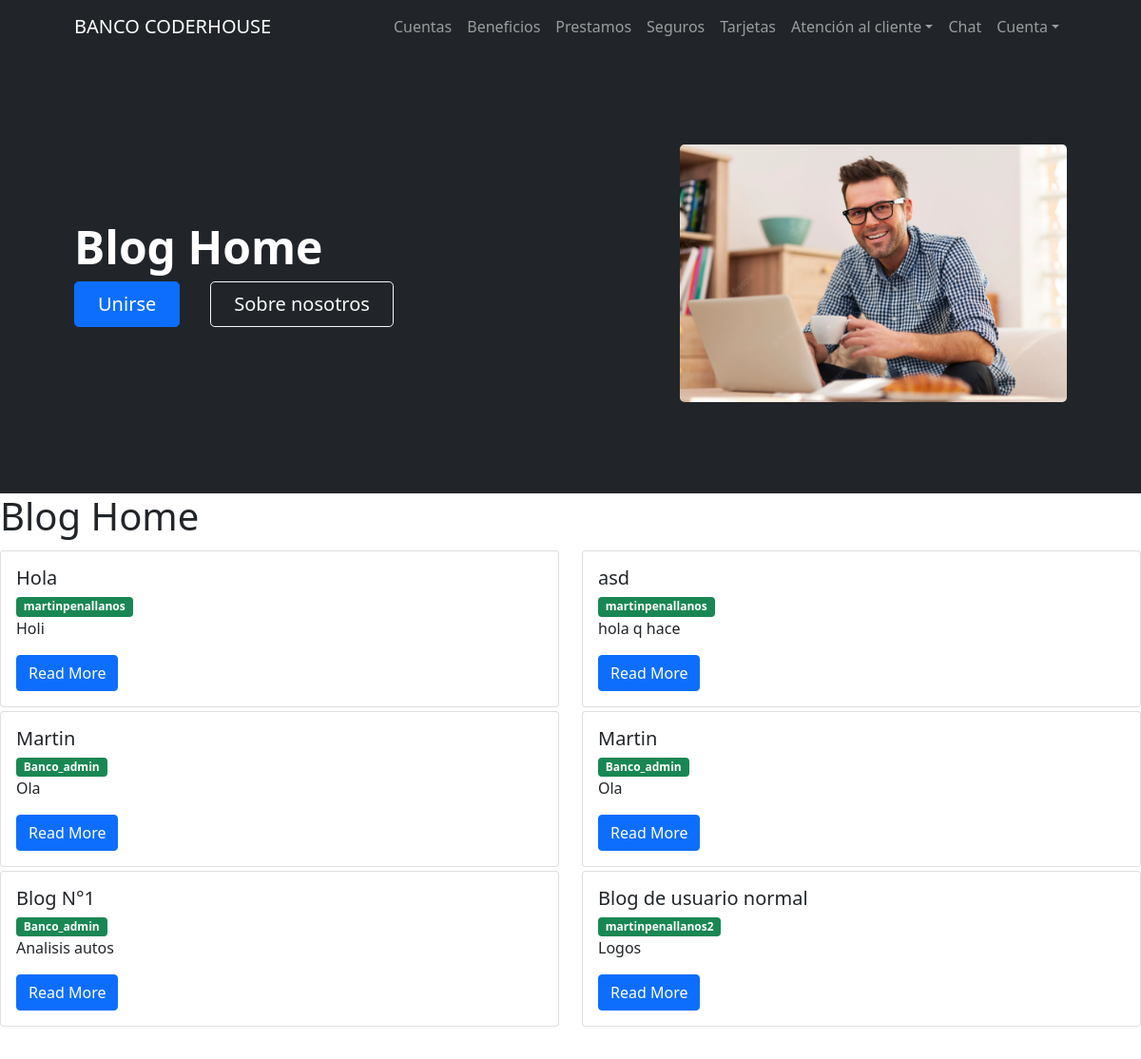
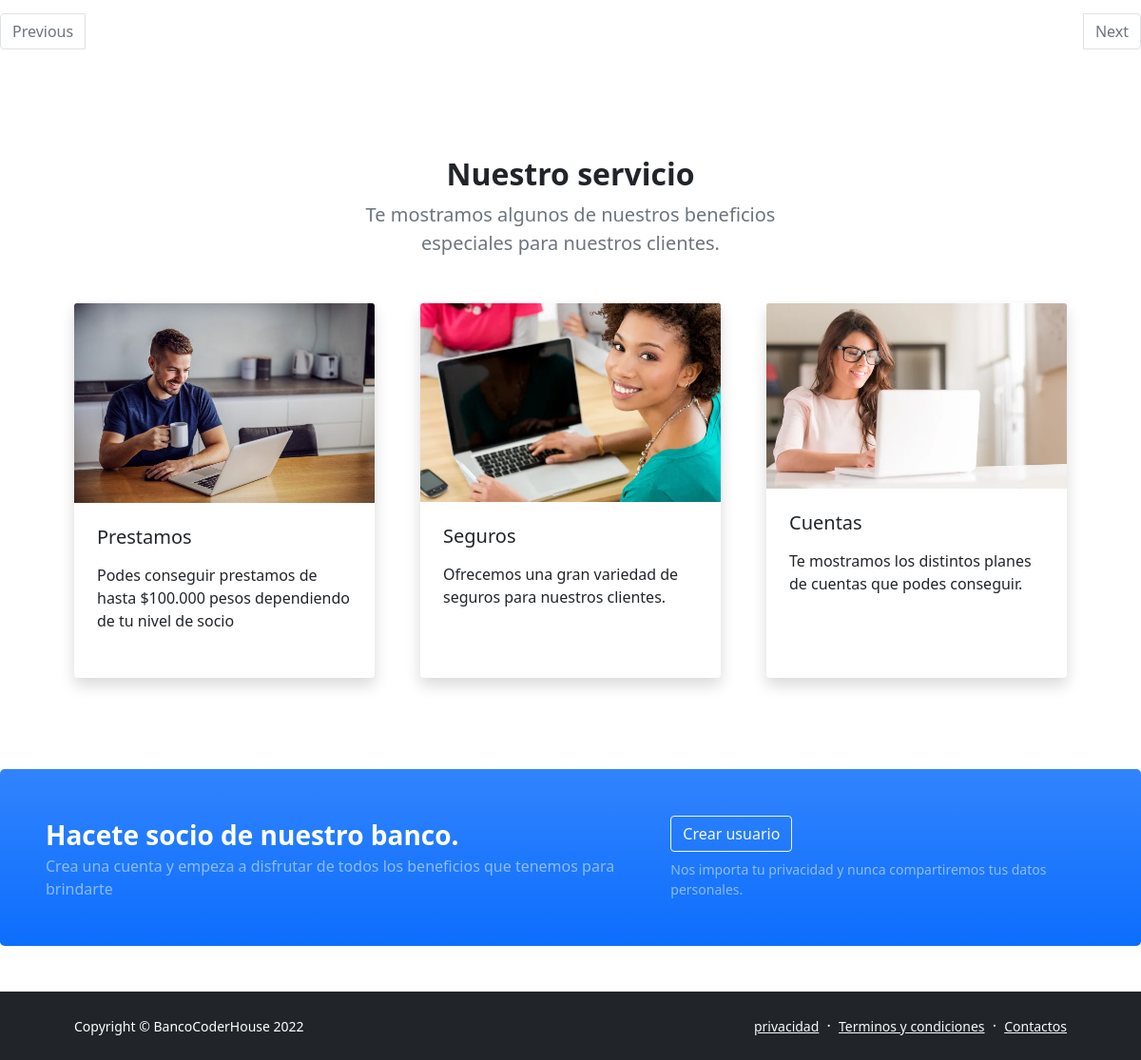
/App_1/blog_home/, run on the app's committed database (2 pictures, top to bottom).
### App_1/models.py (models this page shows, shortened)
class Blog(models.Model):
    name = models.CharField(max_length=100)
    author = models.ForeignKey(User, on_delete=models.CASCADE)
    description = RichTextField()
    mini_description = models.TextField()
    post_date = models.DateField(default=date.today)
    slug = models.CharField(max_length=1000, null=True, blank=True)

### App_1/views.py (the view)
# urls.py: path('blog_home/', blog_home.as_view(), name="blog_list"),
class blog_home(generic.ListView):
    model = Blog
    paginate_by = 10
    template_name = ("blog_home.html")

### App_1/templates/blog_home.html (shortened to what this page needs)
{% extends 'padre.html' %}
{% block barra_menu %}
<div class="collapse navbar-collapse" id="navbarSupportedContent">
    <ul class="navbar-nav ms-auto mb-2 mb-lg-0">
        <li class="nav-item"><a class="nav-link" href="{% url 'cuentas' %}">Cuentas</a></li>
        <li class="nav-item"><a class="nav-link" href="{% url 'beneficios' %}">Beneficios</a></li>
        <li class="nav-item"><a class="nav-link" href="{% url 'prestamos' %}">Prestamos</a></li>
        <li class="nav-item"><a class="nav-link" href="{% url 'seguros' %}">Seguros</a></li>
        <li class="nav-item"><a class="nav-link" href="{% url 'tarjetas' %}">Tarjetas</a></li>
        <li class="nav-item dropdown">
            <a class="nav-link dropdown-toggle" id="navbarDropdownBlog" href="#" role="button" data-bs-toggle="dropdown" aria-expanded="false">Atención al cliente</a>
        </li>
        <li class="nav-item"><a class="nav-link" href="{% url 'inbox' %}">Chat</a></li>
        <li class="nav-item dropdown">
            <a class="nav-link dropdown-toggle" id="navbarDropdownPortfolio" href="#" role="button" data-bs-toggle="dropdown" aria-expanded="false">Cuenta</a>
        </li>
    </ul>
{% endblock %}
{% block titulo %}
    <h1 class="display-5 fw-bolder text-white mb-2">Blog Home</h1>
{% endblock %}
{% block parrafo_1 %}
<h1 class="red_color">Blog Home</h1>
<div class="row">
    {% if object_list %}
        {% for data in object_list %}
        <div class="col-sm-6 mt-1">
            <div class="card">
                <div class="card-body">
                    <h5 class="card-title">{{ data.name }}</h5>
                    <span class="badge bg-success">{{data.author}}</span>
                    <p class="card-text">
                        {{data.mini_description| truncatechars:200}}
                    </p>
                    <a href="{% url 'blog_detail' data.slug %}" class="btn btn-primary"> Read More</a>
                </div>
            </div>
        </div>
        {% endfor %}
    {% else %}
        <h2 class="text-danger text-center">No blog found</h2>
    {% endif %}
</div>
<div class="mt-5">
    <nav aria-label="Page navigation example">
        <ul class="pagination justify-content-between">
            {% if page_obj.has_previous %}
                <li class="page-item">
                    <a class="page-link" href="?page={{page_obj.previous_page_number}}">Previous</a>
                </li>
            {% else %}
                <li class="page-item disabled">
                    <a class="page-link">Previous</a>
                </li>
            {% endif %}
            {% if page_obj.has_next %}
            <li class="page-item">
                <a class="page-link" href="?page={{page_obj.next_page_number}}">Next</a>
            </li>
            {% else %}
            <li class="page-item disabled">
                <a class="page-link">Next</a>
            </li>
            {% endif %}
        </ul>
    </nav>
</div>
{% endblock %}

### App_1/templates/padre.html (shortened to what this page needs)
{% load static %}
<!DOCTYPE html>
<html lang="en">
    <head>
        <link href="https://cdn.jsdelivr.net/npm/bootstrap-icons@1.5.0/font/bootstrap-icons.css" rel="stylesheet" />
        <link href="{% static 'css/styles.css' %}" rel="stylesheet" />
    </head>
    <body class="d-flex flex-column h-100">
        <main class="flex-shrink-0">
            <nav class="navbar navbar-expand-lg navbar-dark bg-dark">
                <div class="container px-5">
                    <a class="navbar-brand" href="{% url 'inicio' %}">BANCO CODERHOUSE</a>
                    {% block barra_menu %}
                    {% endblock %}
                    </div>
                </div>
            </nav>
            <header class="bg-dark py-5">
                <div class="container px-5">
                    <div class="row gx-5 align-items-center justify-content-center">
                        <div class="col-lg-8 col-xl-7 col-xxl-6">
                            <div class="my-5 text-center text-xl-start">
                                {% block titulo %}
                                {% endblock %}
                                <div class="d-grid gap-3 d-sm-flex justify-content-sm-center justify-content-xl-start">
                                    <a class="btn btn-primary btn-lg px-4 me-sm-3" href="{% url 'register' %}">Unirse</a>
                                    <a class="btn btn-outline-light btn-lg px-4" href="{% url 'sobre_nosotros' %}">Sobre nosotros</a>
                                </div>
                            </div>
                        </div>
                        {% block imagen_1 %}
                        <div class="col-xl-5 col-xxl-6 d-none d-xl-block text-center"><img class="img-fluid rounded-3 my-5" src="{% static 'assets/retrato-hombre-sonriente-trabajando-casa_329181-641.webp' %}" alt="..." /></div>
                        {% endblock %}
                    </div>
                </div>
            </header>
                        {% block parrafo_1 %}
                        {% endblock %}
            <section class="py-5">
                <div class="container px-5 my-5">
                    <div class="row gx-5 justify-content-center">
                        <div class="col-lg-8 col-xl-6">
                            <div class="text-center">
                                <h2 class="fw-bolder">Nuestro servicio</h2>
                                <p class="lead fw-normal text-muted mb-5">Te mostramos algunos de nuestros beneficios especiales para nuestros clientes.</p>
                            </div>
                        </div>
                    </div>
                    <div class="row gx-5">
                        <div class="col-lg-4 mb-5">
                            <div class="card h-100 shadow border-0">
                                <img class="card-img-top" src="{% static 'assets/persona_computadora_1.jpg' %}" alt="..." />
                                <div class="card-body p-4">
                                    <a class="text-decoration-none link-dark stretched-link" href="{% url 'prestamos' %}"><h5 class="card-title mb-3">Prestamos</h5></a>
                                    <p class="card-text mb-0">Podes conseguir prestamos de hasta $100.000 pesos dependiendo de tu nivel de socio</p>
                                </div>
                                <div class="card-footer p-4 pt-0 bg-transparent border-top-0">
                                </div>
                            </div>
                        </div>
                        <div class="col-lg-4 mb-5">
                            <div class="card h-100 shadow border-0">
                                <img class="card-img-top" src="{% static 'assets/persona_computadora_2.jpg' %}" alt="..." />
                                <div class="card-body p-4">
                                    <a class="text-decoration-none link-dark stretched-link" href="{% url 'seguros' %}"><h5 class="card-title mb-3">Seguros</h5></a>
                                    <p class="card-text mb-0">Ofrecemos una gran variedad de seguros para nuestros clientes.</p>
                                </div>
                                <div class="card-footer p-4 pt-0 bg-transparent border-top-0">
                                </div>
                            </div>
                        </div>
                        <div class="col-lg-4 mb-5">
                            <div class="card h-100 shadow border-0">
                                <img class="card-img-top" src="{% static 'assets/persona_computadora_3.jpg' %}" alt="..." />
                                <div class="card-body p-4">
                                    <a class="text-decoration-none link-dark stretched-link" href="{% url 'cuentas' %}"><h5 class="card-title mb-3">Cuentas</h5></a>
                                    <p class="card-text mb-0">Te mostramos los distintos planes de cuentas que podes conseguir.</p>
                                </div>
                                <div class="card-footer p-4 pt-0 bg-transparent border-top-0">
                                    </div>
                                </div>
                            </div>
                        </div>
                    </div>
                    <aside class="bg-primary bg-gradient rounded-3 p-4 p-sm-5 mt-5">
                        <div class="d-flex align-items-center justify-content-between flex-column flex-xl-row text-center text-xl-start">
                            <div class="mb-4 mb-xl-0">
                                <div class="fs-3 fw-bold text-white">Hacete socio de nuestro banco.</div>
                                <div class="text-white-50">Crea una cuenta y empeza a disfrutar de todos los beneficios que tenemos para brindarte</div>
                            </div>
                            <div class="ms-xl-4">
                                <div class="input-group mb-2">
                                    <a class="btn btn-outline-light" href="{% url 'register' %}" role="button">Crear usuario</a>
                                </div>
                                <div class="small text-white-50">Nos importa tu privacidad y nunca compartiremos tus datos personales.</div>
                            </div>
                        </div>
                    </aside>
            </section>
        </main>
        <footer class="bg-dark py-4 mt-auto">
            <div class="container px-5">
                <div class="row align-items-center justify-content-between flex-column flex-sm-row">
                    <div class="col-auto"><div class="small m-0 text-white">Copyright &copy; BancoCoderHouse 2022</div></div>
                    <div class="col-auto">
                        <a class="link-light small" href="{% url 'paginaenconstruccion' %}">privacidad</a>
                        <span class="text-white mx-1">&middot;</span>
                        <a class="link-light small" href="{% url 'paginaenconstruccion' %}">Terminos y condiciones</a>
                        <span class="text-white mx-1">&middot;</span>
                        <a class="link-light small" href="{% url 'paginaenconstruccion' %}">Contactos</a>
                    </div>
                </div>
            </div>
        </footer>
    </body>
</html>

### data on the page
Blog: name "Hola", author "martinpenallanos", mini_description "Holi"
Blog: name "asd", author "martinpenallanos", mini_description "hola q hace"
Blog: name "Martin", author "Banco_admin", mini_description "Ola"
Blog: name "Martin", author "Banco_admin", mini_description "Ola"
Blog: name "Blog N°1", author "Banco_admin", mini_description "Analisis autos"
Blog: name "Blog de usuario normal", author "martinpenallanos2", mini_description "Logos"
